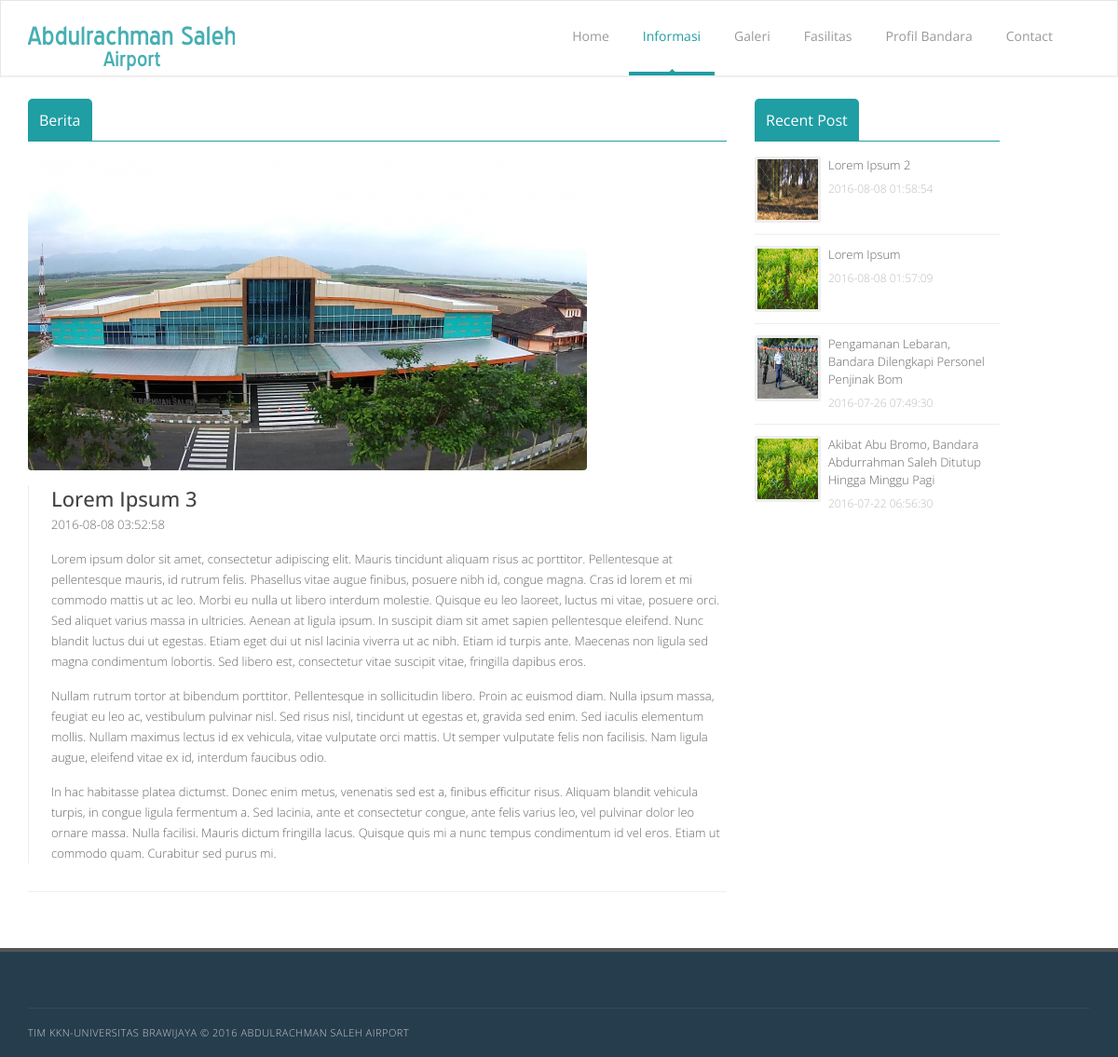
The page /berita/detailberita/7 on the database its author committed.
### tables this page shows
CREATE TABLE IF NOT EXISTS `berita` (
  `id_berita` int(11) NOT NULL,
  `tgl_post` timestamp NOT NULL DEFAULT CURRENT_TIMESTAMP,
  `judul` varchar(250) NOT NULL,
  `berita` text NOT NULL,
  `gambar` varchar(250) NOT NULL
);

### application/controllers/berita.php (called while the page is built, shortened)
<?php
class Berita extends CI_Controller {
	public function __construct() {
        $this->load->model('beritaModel');
        $this->load->library('pagination');
        $this->load->database();
    }
	function detailBerita($id){
		$data['menu'] = 'berita';
		$data['beritadetail'] = $this->beritaModel->getBeritaByID($id);
		$data['berita'] = $this->beritaModel->getBerita(null, null);
		$this->load->view('header', $data);
		$this->load->view('detail-berita');
		$this->load->view('footer');
	}
}

### index.php (called while the page is built, shortened)
<?php
require_once BASEPATH.'core/CodeIgniter.php';

### application/models/beritaModel.php (called while the page is built, shortened)
<?php
class BeritaModel extends CI_Model {
    function getBerita($page, $num_rows){
        if ($page== null && $num_rows ==  null) {
            $query = $this->db->query("SELECT * FROM `berita` ORDER BY tgl_post DESC");
        }
        else{
            $query = $this->db->query("SELECT * FROM `berita` ORDER BY tgl_post DESC LIMIT $page, $num_rows");
        }
    	$num = $query->num_rows();
        if($num>0){
            return $query->result();
        }
        else{
            return 0;
        }
    }
    function getBeritaByID($id){
        $query = $this->db->query("SELECT * FROM berita where id_berita = $id");
        $num = $query->num_rows();
        if($num>0){
            return $query->result();
        }
        else{
            return 0;
        }
    }
}

### application/views/detail-berita.php (the view)
<div id="content">
  <div class="container">
    <div class="row blog-post-page">
      <div class="col-md-8 blog-box">
        <h4 class="classic-title"><span>Berita</span></h4>
        <?php
        if (isset($beritadetail)) {
          foreach ($beritadetail as $data) {
            $id = $data->id_berita;
            ?>
        <div class="blog-post gallery-post">
          <div class="post-head">
              <div class="item">
                  <img alt="" src="<?php echo base_url(); ?>assets/images/berita/<?php echo $data->gambar; ?>">
              </div>
          </div>
          <div class="post-content">
            <h2><?php echo $data->judul; ?></h2>
            <ul class="post-meta">
              <li><?php echo $data->tgl_post; ?></li>
            </ul>
            <p>
            <?php echo $data->berita; ?>
            </p>
          </div>
        </div>
        <?php
          }
        }
        ?>
      </div>
      <div class="col-md-3 sidebar right-sidebar">
        <h4 class="classic-title"><span>Recent Post</span></h4>
        <div class="widget widget-popular-posts">
          <ul>
          <?php
            if (isset($berita)) {
              $i = 0;
              foreach ($berita as $data) {
                if ($i<5 && $data->id_berita != $id) {
            ?>
            <li>
              <div class="widget-thumb">
                <a href="#"><img src="<?php echo base_url(); ?>assets/images/berita/<?php echo $data->gambar; ?>"/></a>
              </div>
              <div class="widget-content">
                <h5><a href="<?php echo base_url(); ?>berita/detailberita/<?php echo $data->id_berita; ?>"><?php echo $data->judul ?></a></h5>
                <span><?php echo $data->tgl_post; ?></span>
              </div>
              <div class="clearfix"></div>
            </li>
            <?php
                } $i++;
              }
            }
             ?>
          </ul>
        </div>
      </div>
    </div>
  </div>
</div>

### assets/css/colors/blue.css (style rules this page uses)
a { color: #1F9EA3; }
.classic-title span { border-bottom-color: #1F9EA3; }

### rows shown on the page
berita: gambar (picture), judul "Lorem Ipsum 3", tgl_post "2016-08-08 03:52:58", berita "Lorem ipsum dolor sit amet, consectetur adipiscing elit. Mauris tincidunt aliquam risus ac porttitor. Pellentesque at pellentesque mauris, id rutrum felis. Phasellus vitae augue finibus, posuere nibh id, congue magna. Cras id lorem et mi commodo mattis ut ac leo. Morbi eu nulla ut libero interdum molestie. Quisque eu leo laoreet, luctus mi vitae, posuere orci. Sed aliquet varius massa in ultricies. Aenean at ligula ipsum. In suscipit diam sit amet sapien pellentesque eleifend. Nunc blandit luctus dui ut egestas. Etiam eget dui ut nisl lacinia viverra ut ac nibh. Etiam id turpis ante. Maecenas non ligula sed magna condimentum lobortis. Sed libero est, consectetur vitae suscipit vitae,…"
berita: gambar (picture), judul "Lorem Ipsum 2", tgl_post "2016-08-08 01:58:54"
berita: gambar (picture), judul "Lorem Ipsum", tgl_post "2016-08-08 01:57:09"
berita: gambar (picture), judul "Pengamanan Lebaran, Bandara Dilengkapi Personel Penjinak Bom", tgl_post "2016-07-26 07:49:30"
berita: gambar (picture), judul "Akibat Abu Bromo, Bandara Abdurrahman Saleh Ditutup Hingga Minggu Pagi", tgl_post "2016-07-22 06:56:30"
